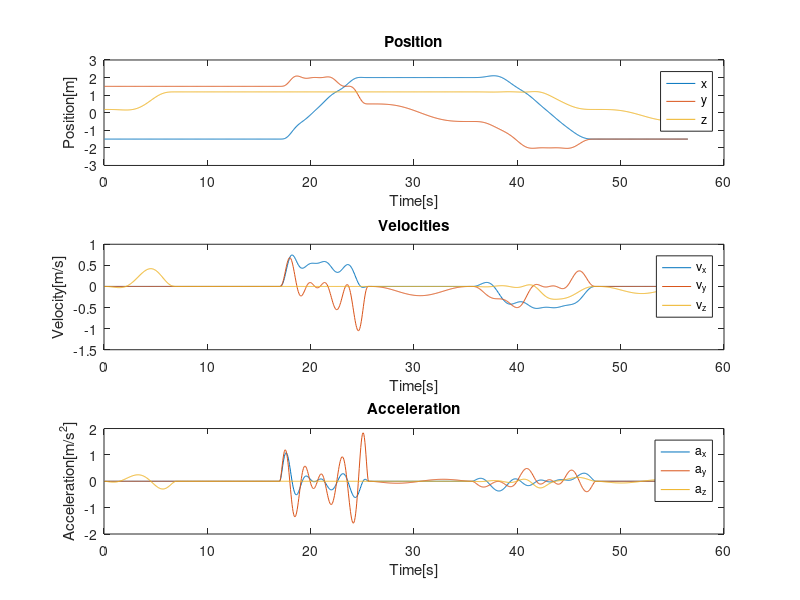

Here is the MATLAB script that generated this plot:
function plotTrajectory()

fileID = fopen('path7.txt','r');
formatSpec = "%f %f %f %f %f %f %f %f %f %f %f";
A = fscanf(fileID,formatSpec, [11 inf])';
fclose(fileID);
N_datapoints = size(A,1);
time_vec = 0.05:0.05:(N_datapoints * 0.05);

figure()
subplot(3,1,1);
plot(time_vec, A(:,1));
hold on
plot(time_vec, A(:,2));
hold on
plot(time_vec, A(:,3));
title('Position')
xlabel('Time[s]')
ylabel('Position[m]')
legend('x','y','z')


subplot(3,1,2);
plot(time_vec, A(:,4));
hold on
plot(time_vec, A(:,5));
hold on
plot(time_vec, A(:,6));
title('Velocities')
xlabel('Time[s]')
ylabel('Velocity[m/s]')
legend('v_x','v_y','v_z')

subplot(3,1,3);
plot(time_vec, A(:,7));
hold on
plot(time_vec, A(:,8));
hold on
plot(time_vec, A(:,9));
title('Acceleration');
xlabel('Time[s]')
ylabel('Acceleration[m/s^2]')
legend('a_x','a_y','a_z')

end